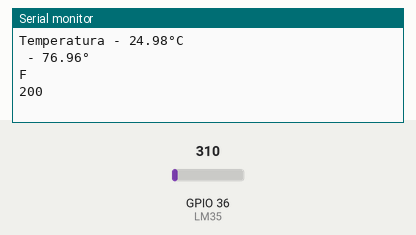
A sketch run on a simulated ESP32. Shown: the last lines printed to the serial monitor. The test bench sets the inputs (shaded band); at power-on: GPIO 36 (LM35) = 310. WiFi joins after 1.5 s; servers stay silent unless stated; uploads are accepted with an empty reply.

Above: at 2.7 s.
2.8 s: GPIO 36 (LM35) set to 372
At 4.36 s:
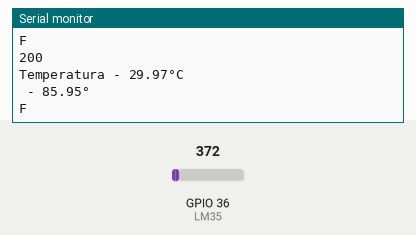
5.8 s: GPIO 36 (LM35) set to 434
At 8.1 s:
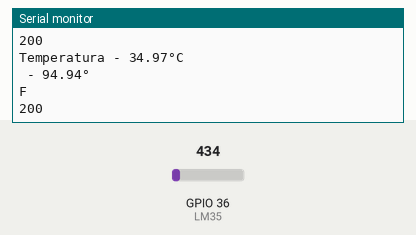
Timing chart, 0 to 9.6 s (numbered marks = the images above; inputs shaded):
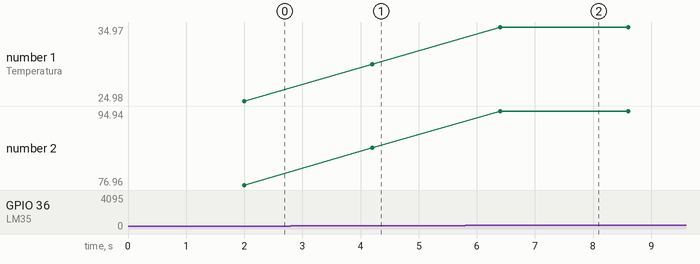

The sketch:

lm35_sheets.ino
```cpp
#include <HTTPClient.h>
#include <WiFi.h>

#define adcVrefmV 3300.0
#define resolucionADC 4096.0 // entrada analógica = 12 bits = rango de lectura 0-4095.
#define LM35 36 // El pin GPIO36 (ADC1_0) del ESP32 está conectado al LM35
int lecturaAnalogica = 0;

const char* ssid = "SSID";
const char* password = "Contrasenia_SSID";
const char* serverName = "URL_Google_Sheets";

float milliVolts;
float tempC;
float tempF;
unsigned long timeRead = 0;

void setup() {
  // put your setup code here, to run once:
  initWifi(); // Inicialización de Wi-fi

  Serial.begin(9600);

  analogSetAttenuation(ADC_11db);// Se establece la atenuación del ADC a 11 dB (hasta una entrada de ~3,3 V)
}

void loop() {
  // put your main code here, to run repeatedly:
   if (millis() - timeRead > 2000) { // millis devuelve el número de milisegundos transcurridos desde que la placa Arduino comenzó a ejecutar el programa actual
    lecturaAnalogica = analogRead(LM35);

    milliVolts = lecturaAnalogica * (adcVrefmV / resolucionADC);

    tempC = milliVolts / 10;

    tempF = tempC * 9 / 5 + 32;

    Serial.print("Temperatura - ");
    Serial.print(tempC);
    Serial.write("\xC2\xB0");  // Simbolo de grado
    Serial.println("C");
    Serial.print(" - ");
    Serial.print(tempF);
    Serial.println("\xC2\xB0"); // Simbolo de grado
    Serial.println("F");

    enviarAGoogleSheets();

    timeRead = millis();
  }
}

void initWifi() {
  Serial.print("Conectando a: ");
  Serial.print(ssid);

  WiFi.begin(ssid, password); // Inicializa la configuración de red

  int timeout = 10 * 4;  // Se configura un tiempo de 10 segundos de conexión
  while (WiFi.status() != WL_CONNECTED && (timeout-- > 0)) {
    delay(250); // 250 milisegundos; 1 segundo = 1000 ms // se necesita un total de 40 iteraciones de este ciclo while para esperar la conexión Wi-Fi
    Serial.print(".");
  }
  Serial.println("");

  if (WiFi.status() != WL_CONNECTED) { // Si después de los 10 segundos no se realiza la conexión
    Serial.println("Ha fallado la conexión al Wi-Fi"); // entonces se muestra un mensaje de fallo
  }

  Serial.print("WiFi conectado a la siguiente dirección IP: ");
  Serial.println(WiFi.localIP()); // se muestra la IP que tiene la placa ESP32
}

void enviarAGoogleSheets() {
  if (WiFi.status() == WL_CONNECTED) { // Si la conexión Wi-Fi se realizó correctamente
    HTTPClient http;
    http.begin(serverName); // Analiza una url a la cual se debe conectar
    http.addHeader("Content-Type", "application/json"); // Se agrega una cabecera para compartir información adicional entre el cliente y el servidor, en este caso se indica que se va enviar información en formato JSON

    String jsonData = "{\"tempC\":\"" + String(tempC) + "\", \"tempF\":\"" + String(tempF) + "\"}"; // Cadena JSON a enviar al servidor

    int httpResponseCode = http.POST(jsonData); //  Envía una solicitud de tipo POST (realiza modificaciones en un recurso) al servidor (Proyecto de Google Sheets)

    if (httpResponseCode > 0) {
      String response = http.getString(); // Se obtiene el conjunto de los datos transmitidos útiles (excluyendo otros datos o metadatos que son enviados para facilitar la entrega del mensaje) em forma de cadena
      Serial.println(httpResponseCode);
      Serial.println(response); // Se imprime el conjunto de los datos transmitidos útiles (respuesta del servidor)
    } else {
      Serial.print("Wrong request POST: ");
      Serial.println(httpResponseCode);
    }

    http.end(); // Cuando el conjunto de los datos transmitidos útiles (carga útil) se ha obtenido, entonces esta función se debe llamar.
  }
}
```

Measured:
- after the input at 2.8 s, the serial monitor: prints a new line after 1.4 s (image 1)
- after the input at 5.8 s, the serial monitor: prints a new line after 0.61 s (image 2)
- plotted number 1: 24.98 → 29.97 after the input at 2.8 s, 29.97 → 34.97 after the input at 5.8 s
- plotted number 2: 76.96 → 85.95 after the input at 2.8 s, 85.95 → 94.94 after the input at 5.8 s
